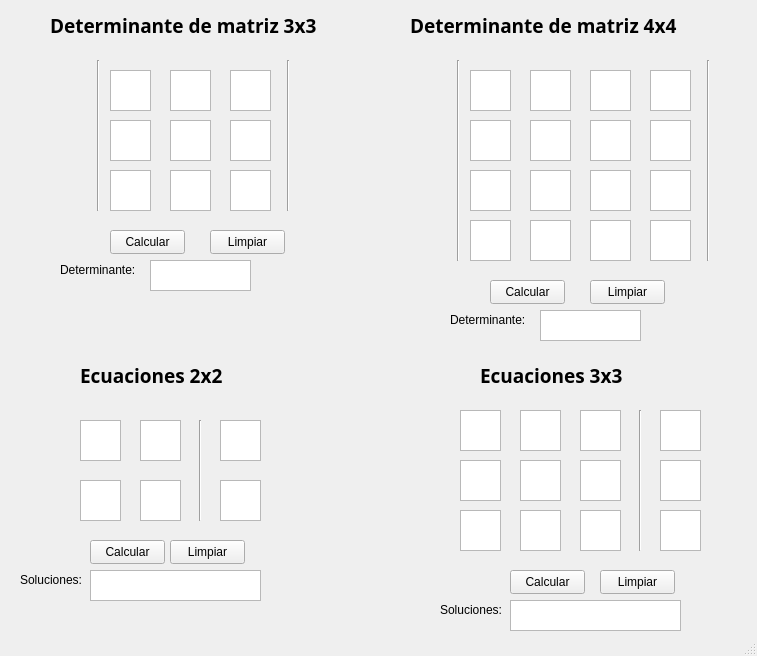
<?xml version="1.0" encoding="UTF-8"?>
<ui version="4.0">
 <class>MainWindow</class>
 <widget class="QMainWindow" name="MainWindow">
  <property name="geometry">
   <rect>
    <x>0</x>
    <y>0</y>
    <width>757</width>
    <height>656</height>
   </rect>
  </property>
  <property name="windowTitle">
   <string>MainWindow</string>
  </property>
  <property name="windowIcon">
   <iconset theme="zoom-fit-best">
    <normaloff>.</normaloff>.</iconset>
  </property>
  <property name="autoFillBackground">
   <bool>true</bool>
  </property>
  <property name="styleSheet">
   <string notr="true"/>
  </property>
  <widget class="QWidget" name="centralwidget">
   <widget class="QLabel" name="label_4">
    <property name="geometry">
     <rect>
      <x>750</x>
      <y>970</y>
      <width>81</width>
      <height>20</height>
     </rect>
    </property>
    <property name="text">
     <string>Determinante:</string>
    </property>
   </widget>
   <widget class="QTextEdit" name="a31">
    <property name="geometry">
     <rect>
      <x>110</x>
      <y>170</y>
      <width>41</width>
      <height>41</height>
     </rect>
    </property>
    <property name="cursor" stdset="0">
     <cursorShape>PointingHandCursor</cursorShape>
    </property>
   </widget>
   <widget class="QTextEdit" name="a23">
    <property name="geometry">
     <rect>
      <x>230</x>
      <y>120</y>
      <width>41</width>
      <height>41</height>
     </rect>
    </property>
    <property name="cursor" stdset="0">
     <cursorShape>PointingHandCursor</cursorShape>
    </property>
   </widget>
   <widget class="QTextEdit" name="a13">
    <property name="geometry">
     <rect>
      <x>230</x>
      <y>70</y>
      <width>41</width>
      <height>41</height>
     </rect>
    </property>
    <property name="cursor" stdset="0">
     <cursorShape>PointingHandCursor</cursorShape>
    </property>
   </widget>
   <widget class="QTextEdit" name="a33">
    <property name="geometry">
     <rect>
      <x>230</x>
      <y>170</y>
      <width>41</width>
      <height>41</height>
     </rect>
    </property>
    <property name="cursor" stdset="0">
     <cursorShape>PointingHandCursor</cursorShape>
    </property>
   </widget>
   <widget class="QPushButton" name="boton1">
    <property name="geometry">
     <rect>
      <x>110</x>
      <y>230</y>
      <width>75</width>
      <height>24</height>
     </rect>
    </property>
    <property name="text">
     <string>Calcular</string>
    </property>
   </widget>
   <widget class="QTextEdit" name="a12">
    <property name="geometry">
     <rect>
      <x>170</x>
      <y>70</y>
      <width>41</width>
      <height>41</height>
     </rect>
    </property>
    <property name="cursor" stdset="0">
     <cursorShape>PointingHandCursor</cursorShape>
    </property>
   </widget>
   <widget class="QLabel" name="label_2">
    <property name="geometry">
     <rect>
      <x>50</x>
      <y>0</y>
      <width>341</width>
      <height>51</height>
     </rect>
    </property>
    <property name="font">
     <font>
      <family>Rockwell Extra Bold</family>
      <pointsize>14</pointsize>
      <bold>true</bold>
     </font>
    </property>
    <property name="text">
     <string>Determinante de matriz 3x3</string>
    </property>
   </widget>
   <widget class="QTextEdit" name="determinante">
    <property name="geometry">
     <rect>
      <x>150</x>
      <y>260</y>
      <width>101</width>
      <height>31</height>
     </rect>
    </property>
   </widget>
   <widget class="QTextEdit" name="a32">
    <property name="geometry">
     <rect>
      <x>170</x>
      <y>170</y>
      <width>41</width>
      <height>41</height>
     </rect>
    </property>
    <property name="cursor" stdset="0">
     <cursorShape>PointingHandCursor</cursorShape>
    </property>
   </widget>
   <widget class="QTextEdit" name="a21">
    <property name="geometry">
     <rect>
      <x>110</x>
      <y>120</y>
      <width>41</width>
      <height>41</height>
     </rect>
    </property>
    <property name="cursor" stdset="0">
     <cursorShape>PointingHandCursor</cursorShape>
    </property>
   </widget>
   <widget class="QTextEdit" name="a11">
    <property name="geometry">
     <rect>
      <x>110</x>
      <y>70</y>
      <width>41</width>
      <height>41</height>
     </rect>
    </property>
    <property name="cursor" stdset="0">
     <cursorShape>PointingHandCursor</cursorShape>
    </property>
   </widget>
   <widget class="QTextEdit" name="a22">
    <property name="geometry">
     <rect>
      <x>170</x>
      <y>120</y>
      <width>41</width>
      <height>41</height>
     </rect>
    </property>
    <property name="cursor" stdset="0">
     <cursorShape>PointingHandCursor</cursorShape>
    </property>
   </widget>
   <widget class="QLabel" name="label">
    <property name="geometry">
     <rect>
      <x>60</x>
      <y>260</y>
      <width>81</width>
      <height>20</height>
     </rect>
    </property>
    <property name="text">
     <string>Determinante:</string>
    </property>
   </widget>
   <widget class="QTextEdit" name="a23_2">
    <property name="geometry">
     <rect>
      <x>590</x>
      <y>120</y>
      <width>41</width>
      <height>41</height>
     </rect>
    </property>
    <property name="cursor" stdset="0">
     <cursorShape>PointingHandCursor</cursorShape>
    </property>
   </widget>
   <widget class="QTextEdit" name="a33_2">
    <property name="geometry">
     <rect>
      <x>590</x>
      <y>170</y>
      <width>41</width>
      <height>41</height>
     </rect>
    </property>
    <property name="cursor" stdset="0">
     <cursorShape>PointingHandCursor</cursorShape>
    </property>
   </widget>
   <widget class="QPushButton" name="boton2">
    <property name="geometry">
     <rect>
      <x>490</x>
      <y>280</y>
      <width>75</width>
      <height>24</height>
     </rect>
    </property>
    <property name="text">
     <string>Calcular</string>
    </property>
   </widget>
   <widget class="QTextEdit" name="a31_2">
    <property name="geometry">
     <rect>
      <x>470</x>
      <y>170</y>
      <width>41</width>
      <height>41</height>
     </rect>
    </property>
    <property name="cursor" stdset="0">
     <cursorShape>PointingHandCursor</cursorShape>
    </property>
   </widget>
   <widget class="QTextEdit" name="a41_2">
    <property name="geometry">
     <rect>
      <x>470</x>
      <y>220</y>
      <width>41</width>
      <height>41</height>
     </rect>
    </property>
    <property name="cursor" stdset="0">
     <cursorShape>PointingHandCursor</cursorShape>
    </property>
   </widget>
   <widget class="QTextEdit" name="a32_2">
    <property name="geometry">
     <rect>
      <x>530</x>
      <y>170</y>
      <width>41</width>
      <height>41</height>
     </rect>
    </property>
    <property name="cursor" stdset="0">
     <cursorShape>PointingHandCursor</cursorShape>
    </property>
   </widget>
   <widget class="QTextEdit" name="a43_2">
    <property name="geometry">
     <rect>
      <x>590</x>
      <y>220</y>
      <width>41</width>
      <height>41</height>
     </rect>
    </property>
    <property name="cursor" stdset="0">
     <cursorShape>PointingHandCursor</cursorShape>
    </property>
   </widget>
   <widget class="QTextEdit" name="a22_2">
    <property name="geometry">
     <rect>
      <x>530</x>
      <y>120</y>
      <width>41</width>
      <height>41</height>
     </rect>
    </property>
    <property name="cursor" stdset="0">
     <cursorShape>PointingHandCursor</cursorShape>
    </property>
   </widget>
   <widget class="QTextEdit" name="a12_2">
    <property name="geometry">
     <rect>
      <x>530</x>
      <y>70</y>
      <width>41</width>
      <height>41</height>
     </rect>
    </property>
    <property name="cursor" stdset="0">
     <cursorShape>PointingHandCursor</cursorShape>
    </property>
   </widget>
   <widget class="QTextEdit" name="a21_2">
    <property name="geometry">
     <rect>
      <x>470</x>
      <y>120</y>
      <width>41</width>
      <height>41</height>
     </rect>
    </property>
    <property name="cursor" stdset="0">
     <cursorShape>PointingHandCursor</cursorShape>
    </property>
   </widget>
   <widget class="QTextEdit" name="a44_2">
    <property name="geometry">
     <rect>
      <x>650</x>
      <y>220</y>
      <width>41</width>
      <height>41</height>
     </rect>
    </property>
    <property name="cursor" stdset="0">
     <cursorShape>PointingHandCursor</cursorShape>
    </property>
   </widget>
   <widget class="QTextEdit" name="a14_2">
    <property name="geometry">
     <rect>
      <x>650</x>
      <y>70</y>
      <width>41</width>
      <height>41</height>
     </rect>
    </property>
    <property name="cursor" stdset="0">
     <cursorShape>PointingHandCursor</cursorShape>
    </property>
   </widget>
   <widget class="QTextEdit" name="a34_2">
    <property name="geometry">
     <rect>
      <x>650</x>
      <y>170</y>
      <width>41</width>
      <height>41</height>
     </rect>
    </property>
    <property name="cursor" stdset="0">
     <cursorShape>PointingHandCursor</cursorShape>
    </property>
   </widget>
   <widget class="QLabel" name="label_3">
    <property name="geometry">
     <rect>
      <x>410</x>
      <y>0</y>
      <width>341</width>
      <height>51</height>
     </rect>
    </property>
    <property name="font">
     <font>
      <family>Rockwell Extra Bold</family>
      <pointsize>14</pointsize>
      <bold>true</bold>
     </font>
    </property>
    <property name="text">
     <string>Determinante de matriz 4x4</string>
    </property>
   </widget>
   <widget class="QTextEdit" name="a11_2">
    <property name="geometry">
     <rect>
      <x>470</x>
      <y>70</y>
      <width>41</width>
      <height>41</height>
     </rect>
    </property>
    <property name="cursor" stdset="0">
     <cursorShape>PointingHandCursor</cursorShape>
    </property>
   </widget>
   <widget class="QTextEdit" name="a42_2">
    <property name="geometry">
     <rect>
      <x>530</x>
      <y>220</y>
      <width>41</width>
      <height>41</height>
     </rect>
    </property>
    <property name="cursor" stdset="0">
     <cursorShape>PointingHandCursor</cursorShape>
    </property>
   </widget>
   <widget class="QTextEdit" name="a13_2">
    <property name="geometry">
     <rect>
      <x>590</x>
      <y>70</y>
      <width>41</width>
      <height>41</height>
     </rect>
    </property>
    <property name="cursor" stdset="0">
     <cursorShape>PointingHandCursor</cursorShape>
    </property>
   </widget>
   <widget class="QTextEdit" name="determinante_2">
    <property name="geometry">
     <rect>
      <x>540</x>
      <y>310</y>
      <width>101</width>
      <height>31</height>
     </rect>
    </property>
   </widget>
   <widget class="QTextEdit" name="a24_2">
    <property name="geometry">
     <rect>
      <x>650</x>
      <y>120</y>
      <width>41</width>
      <height>41</height>
     </rect>
    </property>
    <property name="cursor" stdset="0">
     <cursorShape>PointingHandCursor</cursorShape>
    </property>
   </widget>
   <widget class="QLabel" name="label_5">
    <property name="geometry">
     <rect>
      <x>450</x>
      <y>310</y>
      <width>81</width>
      <height>20</height>
     </rect>
    </property>
    <property name="text">
     <string>Determinante:</string>
    </property>
   </widget>
   <widget class="QTextEdit" name="a22_3">
    <property name="geometry">
     <rect>
      <x>520</x>
      <y>460</y>
      <width>41</width>
      <height>41</height>
     </rect>
    </property>
    <property name="cursor" stdset="0">
     <cursorShape>PointingHandCursor</cursorShape>
    </property>
   </widget>
   <widget class="QTextEdit" name="a13_3">
    <property name="geometry">
     <rect>
      <x>580</x>
      <y>410</y>
      <width>41</width>
      <height>41</height>
     </rect>
    </property>
    <property name="cursor" stdset="0">
     <cursorShape>PointingHandCursor</cursorShape>
    </property>
   </widget>
   <widget class="QTextEdit" name="a31_3">
    <property name="geometry">
     <rect>
      <x>460</x>
      <y>510</y>
      <width>41</width>
      <height>41</height>
     </rect>
    </property>
    <property name="cursor" stdset="0">
     <cursorShape>PointingHandCursor</cursorShape>
    </property>
   </widget>
   <widget class="QTextEdit" name="a33_3">
    <property name="geometry">
     <rect>
      <x>580</x>
      <y>510</y>
      <width>41</width>
      <height>41</height>
     </rect>
    </property>
    <property name="cursor" stdset="0">
     <cursorShape>PointingHandCursor</cursorShape>
    </property>
   </widget>
   <widget class="QTextEdit" name="a23_3">
    <property name="geometry">
     <rect>
      <x>580</x>
      <y>460</y>
      <width>41</width>
      <height>41</height>
     </rect>
    </property>
    <property name="cursor" stdset="0">
     <cursorShape>PointingHandCursor</cursorShape>
    </property>
   </widget>
   <widget class="QPushButton" name="boton4">
    <property name="geometry">
     <rect>
      <x>510</x>
      <y>570</y>
      <width>75</width>
      <height>24</height>
     </rect>
    </property>
    <property name="text">
     <string>Calcular</string>
    </property>
   </widget>
   <widget class="QTextEdit" name="a12_3">
    <property name="geometry">
     <rect>
      <x>520</x>
      <y>410</y>
      <width>41</width>
      <height>41</height>
     </rect>
    </property>
    <property name="cursor" stdset="0">
     <cursorShape>PointingHandCursor</cursorShape>
    </property>
   </widget>
   <widget class="QLabel" name="label_6">
    <property name="geometry">
     <rect>
      <x>480</x>
      <y>350</y>
      <width>181</width>
      <height>51</height>
     </rect>
    </property>
    <property name="font">
     <font>
      <family>Rockwell Extra Bold</family>
      <pointsize>14</pointsize>
      <bold>true</bold>
     </font>
    </property>
    <property name="text">
     <string>Ecuaciones 3x3</string>
    </property>
   </widget>
   <widget class="QTextEdit" name="a32_3">
    <property name="geometry">
     <rect>
      <x>520</x>
      <y>510</y>
      <width>41</width>
      <height>41</height>
     </rect>
    </property>
    <property name="cursor" stdset="0">
     <cursorShape>PointingHandCursor</cursorShape>
    </property>
   </widget>
   <widget class="QLabel" name="label_7">
    <property name="geometry">
     <rect>
      <x>440</x>
      <y>600</y>
      <width>61</width>
      <height>20</height>
     </rect>
    </property>
    <property name="text">
     <string>Soluciones:</string>
    </property>
   </widget>
   <widget class="QTextEdit" name="a11_3">
    <property name="geometry">
     <rect>
      <x>460</x>
      <y>410</y>
      <width>41</width>
      <height>41</height>
     </rect>
    </property>
    <property name="cursor" stdset="0">
     <cursorShape>PointingHandCursor</cursorShape>
    </property>
   </widget>
   <widget class="QTextEdit" name="solucion2">
    <property name="geometry">
     <rect>
      <x>510</x>
      <y>600</y>
      <width>171</width>
      <height>31</height>
     </rect>
    </property>
   </widget>
   <widget class="QTextEdit" name="a21_3">
    <property name="geometry">
     <rect>
      <x>460</x>
      <y>460</y>
      <width>41</width>
      <height>41</height>
     </rect>
    </property>
    <property name="cursor" stdset="0">
     <cursorShape>PointingHandCursor</cursorShape>
    </property>
   </widget>
   <widget class="QTextEdit" name="igual_1">
    <property name="geometry">
     <rect>
      <x>660</x>
      <y>410</y>
      <width>41</width>
      <height>41</height>
     </rect>
    </property>
    <property name="cursor" stdset="0">
     <cursorShape>PointingHandCursor</cursorShape>
    </property>
   </widget>
   <widget class="QTextEdit" name="igual_2">
    <property name="geometry">
     <rect>
      <x>660</x>
      <y>460</y>
      <width>41</width>
      <height>41</height>
     </rect>
    </property>
    <property name="cursor" stdset="0">
     <cursorShape>PointingHandCursor</cursorShape>
    </property>
   </widget>
   <widget class="QTextEdit" name="igual_3">
    <property name="geometry">
     <rect>
      <x>660</x>
      <y>510</y>
      <width>41</width>
      <height>41</height>
     </rect>
    </property>
    <property name="cursor" stdset="0">
     <cursorShape>PointingHandCursor</cursorShape>
    </property>
   </widget>
   <widget class="Line" name="line">
    <property name="geometry">
     <rect>
      <x>630</x>
      <y>410</y>
      <width>21</width>
      <height>141</height>
     </rect>
    </property>
    <property name="orientation">
     <enum>Qt::Vertical</enum>
    </property>
   </widget>
   <widget class="QTextEdit" name="solucion1">
    <property name="geometry">
     <rect>
      <x>90</x>
      <y>570</y>
      <width>171</width>
      <height>31</height>
     </rect>
    </property>
   </widget>
   <widget class="QLabel" name="label_8">
    <property name="geometry">
     <rect>
      <x>20</x>
      <y>570</y>
      <width>61</width>
      <height>20</height>
     </rect>
    </property>
    <property name="text">
     <string>Soluciones:</string>
    </property>
   </widget>
   <widget class="QPushButton" name="boton3">
    <property name="geometry">
     <rect>
      <x>90</x>
      <y>540</y>
      <width>75</width>
      <height>24</height>
     </rect>
    </property>
    <property name="text">
     <string>Calcular</string>
    </property>
   </widget>
   <widget class="QTextEdit" name="a22_4">
    <property name="geometry">
     <rect>
      <x>140</x>
      <y>480</y>
      <width>41</width>
      <height>41</height>
     </rect>
    </property>
    <property name="cursor" stdset="0">
     <cursorShape>PointingHandCursor</cursorShape>
    </property>
   </widget>
   <widget class="QTextEdit" name="igual_4">
    <property name="geometry">
     <rect>
      <x>220</x>
      <y>480</y>
      <width>41</width>
      <height>41</height>
     </rect>
    </property>
    <property name="cursor" stdset="0">
     <cursorShape>PointingHandCursor</cursorShape>
    </property>
   </widget>
   <widget class="QTextEdit" name="igual_5">
    <property name="geometry">
     <rect>
      <x>220</x>
      <y>420</y>
      <width>41</width>
      <height>41</height>
     </rect>
    </property>
    <property name="cursor" stdset="0">
     <cursorShape>PointingHandCursor</cursorShape>
    </property>
   </widget>
   <widget class="Line" name="line_2">
    <property name="geometry">
     <rect>
      <x>190</x>
      <y>420</y>
      <width>21</width>
      <height>101</height>
     </rect>
    </property>
    <property name="orientation">
     <enum>Qt::Vertical</enum>
    </property>
   </widget>
   <widget class="QTextEdit" name="a21_4">
    <property name="geometry">
     <rect>
      <x>80</x>
      <y>480</y>
      <width>41</width>
      <height>41</height>
     </rect>
    </property>
    <property name="cursor" stdset="0">
     <cursorShape>PointingHandCursor</cursorShape>
    </property>
   </widget>
   <widget class="QTextEdit" name="a12_4">
    <property name="geometry">
     <rect>
      <x>140</x>
      <y>420</y>
      <width>41</width>
      <height>41</height>
     </rect>
    </property>
    <property name="cursor" stdset="0">
     <cursorShape>PointingHandCursor</cursorShape>
    </property>
   </widget>
   <widget class="QLabel" name="label_9">
    <property name="geometry">
     <rect>
      <x>80</x>
      <y>350</y>
      <width>181</width>
      <height>51</height>
     </rect>
    </property>
    <property name="font">
     <font>
      <family>Rockwell Extra Bold</family>
      <pointsize>14</pointsize>
      <bold>true</bold>
     </font>
    </property>
    <property name="text">
     <string>Ecuaciones 2x2</string>
    </property>
   </widget>
   <widget class="QTextEdit" name="a11_4">
    <property name="geometry">
     <rect>
      <x>80</x>
      <y>420</y>
      <width>41</width>
      <height>41</height>
     </rect>
    </property>
    <property name="cursor" stdset="0">
     <cursorShape>PointingHandCursor</cursorShape>
    </property>
   </widget>
   <widget class="Line" name="line_3">
    <property name="geometry">
     <rect>
      <x>280</x>
      <y>60</y>
      <width>16</width>
      <height>151</height>
     </rect>
    </property>
    <property name="orientation">
     <enum>Qt::Vertical</enum>
    </property>
   </widget>
   <widget class="Line" name="line_4">
    <property name="geometry">
     <rect>
      <x>90</x>
      <y>60</y>
      <width>16</width>
      <height>151</height>
     </rect>
    </property>
    <property name="orientation">
     <enum>Qt::Vertical</enum>
    </property>
   </widget>
   <widget class="Line" name="line_5">
    <property name="geometry">
     <rect>
      <x>700</x>
      <y>60</y>
      <width>16</width>
      <height>201</height>
     </rect>
    </property>
    <property name="orientation">
     <enum>Qt::Vertical</enum>
    </property>
   </widget>
   <widget class="Line" name="line_6">
    <property name="geometry">
     <rect>
      <x>450</x>
      <y>60</y>
      <width>16</width>
      <height>201</height>
     </rect>
    </property>
    <property name="orientation">
     <enum>Qt::Vertical</enum>
    </property>
   </widget>
   <widget class="QPushButton" name="boton_borrar1">
    <property name="geometry">
     <rect>
      <x>210</x>
      <y>230</y>
      <width>75</width>
      <height>24</height>
     </rect>
    </property>
    <property name="text">
     <string>Limpiar</string>
    </property>
   </widget>
   <widget class="QPushButton" name="boton_borrar2">
    <property name="geometry">
     <rect>
      <x>590</x>
      <y>280</y>
      <width>75</width>
      <height>24</height>
     </rect>
    </property>
    <property name="text">
     <string>Limpiar</string>
    </property>
   </widget>
   <widget class="QPushButton" name="boton_borrar3">
    <property name="geometry">
     <rect>
      <x>170</x>
      <y>540</y>
      <width>75</width>
      <height>24</height>
     </rect>
    </property>
    <property name="text">
     <string>Limpiar</string>
    </property>
   </widget>
   <widget class="QPushButton" name="boton_borrar4">
    <property name="geometry">
     <rect>
      <x>600</x>
      <y>570</y>
      <width>75</width>
      <height>24</height>
     </rect>
    </property>
    <property name="text">
     <string>Limpiar</string>
    </property>
   </widget>
   <widget class="QLabel" name="label_10">
    <property name="geometry">
     <rect>
      <x>-60</x>
      <y>-10</y>
      <width>811</width>
      <height>661</height>
     </rect>
    </property>
    <property name="text">
     <string/>
    </property>
    <property name="pixmap">
     <pixmap>../../../../Pictures/hand-drawn-physic-formulas-science-knowledge-education-chem-formula-and-physics-math-formula-and-physics-white-background-hand-drawn-line-math-formula-and-physics-formula-vector.jpg</pixmap>
    </property>
   </widget>
   <zorder>label_10</zorder>
   <zorder>label_4</zorder>
   <zorder>a31</zorder>
   <zorder>a23</zorder>
   <zorder>a13</zorder>
   <zorder>a33</zorder>
   <zorder>boton1</zorder>
   <zorder>a12</zorder>
   <zorder>label_2</zorder>
   <zorder>determinante</zorder>
   <zorder>a32</zorder>
   <zorder>a21</zorder>
   <zorder>a11</zorder>
   <zorder>a22</zorder>
   <zorder>label</zorder>
   <zorder>a23_2</zorder>
   <zorder>a33_2</zorder>
   <zorder>boton2</zorder>
   <zorder>a31_2</zorder>
   <zorder>a41_2</zorder>
   <zorder>a32_2</zorder>
   <zorder>a43_2</zorder>
   <zorder>a22_2</zorder>
   <zorder>a12_2</zorder>
   <zorder>a21_2</zorder>
   <zorder>a44_2</zorder>
   <zorder>a14_2</zorder>
   <zorder>a34_2</zorder>
   <zorder>label_3</zorder>
   <zorder>a11_2</zorder>
   <zorder>a42_2</zorder>
   <zorder>a13_2</zorder>
   <zorder>determinante_2</zorder>
   <zorder>a24_2</zorder>
   <zorder>label_5</zorder>
   <zorder>a22_3</zorder>
   <zorder>a13_3</zorder>
   <zorder>a31_3</zorder>
   <zorder>a33_3</zorder>
   <zorder>a23_3</zorder>
   <zorder>boton4</zorder>
   <zorder>a12_3</zorder>
   <zorder>label_6</zorder>
   <zorder>a32_3</zorder>
   <zorder>label_7</zorder>
   <zorder>a11_3</zorder>
   <zorder>solucion2</zorder>
   <zorder>a21_3</zorder>
   <zorder>igual_1</zorder>
   <zorder>igual_2</zorder>
   <zorder>igual_3</zorder>
   <zorder>line</zorder>
   <zorder>solucion1</zorder>
   <zorder>label_8</zorder>
   <zorder>boton3</zorder>
   <zorder>a22_4</zorder>
   <zorder>igual_4</zorder>
   <zorder>igual_5</zorder>
   <zorder>line_2</zorder>
   <zorder>a21_4</zorder>
   <zorder>a12_4</zorder>
   <zorder>label_9</zorder>
   <zorder>a11_4</zorder>
   <zorder>line_3</zorder>
   <zorder>line_4</zorder>
   <zorder>line_5</zorder>
   <zorder>line_6</zorder>
   <zorder>boton_borrar1</zorder>
   <zorder>boton_borrar2</zorder>
   <zorder>boton_borrar3</zorder>
   <zorder>boton_borrar4</zorder>
  </widget>
  <widget class="QStatusBar" name="statusbar"/>
 </widget>
 <resources/>
 <connections/>
</ui>
